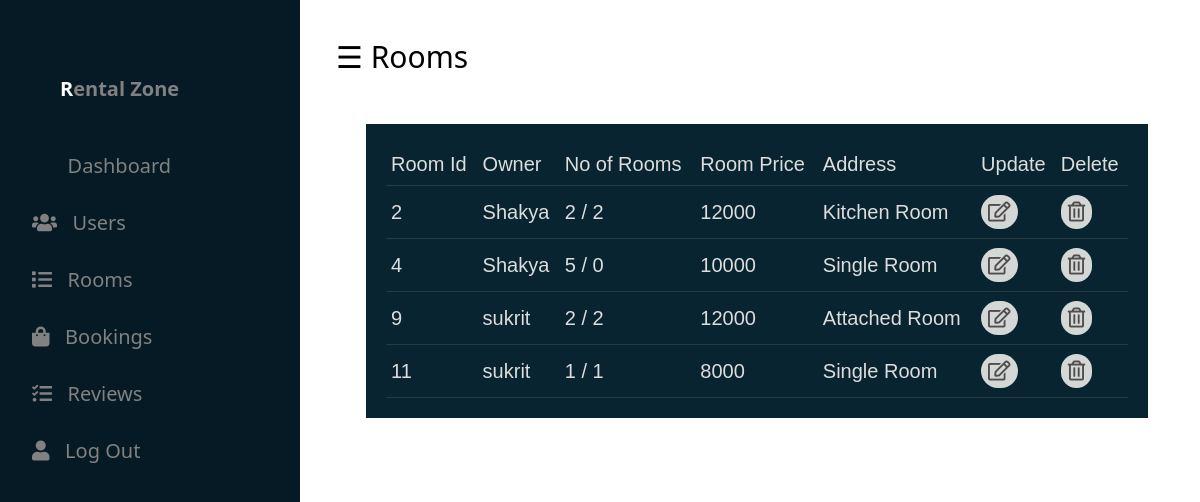
The app's page /accounts/dashRoom/, older data.
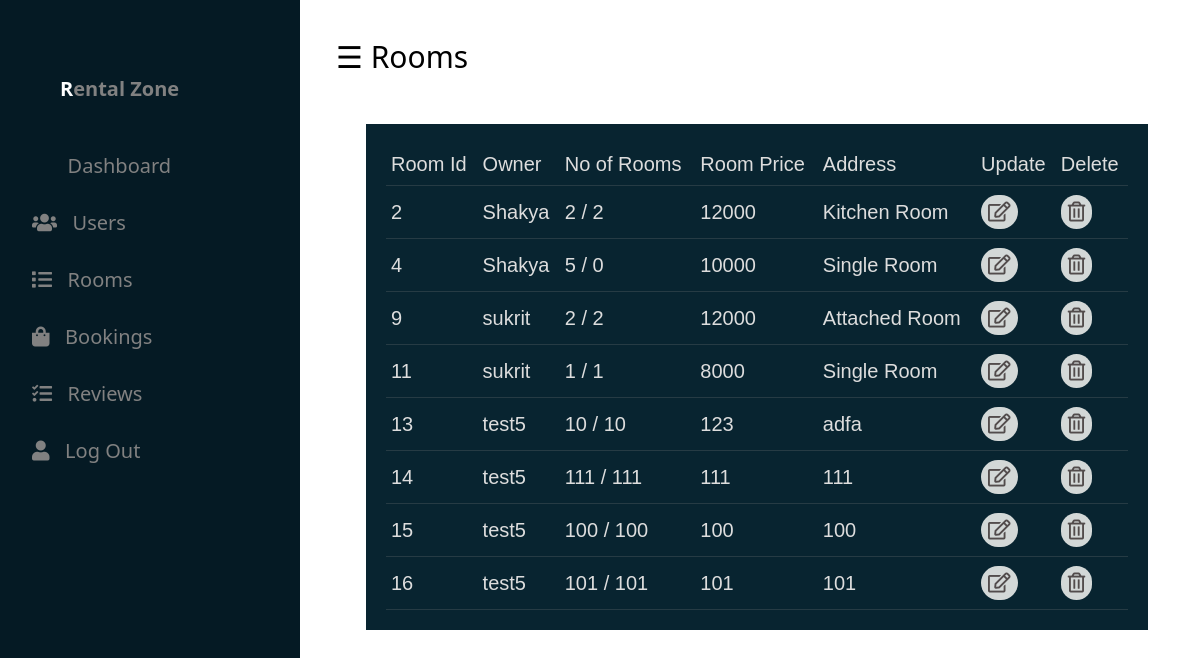
The same page, newer data.
### rooms/models.py (models this page shows, shortened)
class Room(models.Model):
   owner = models.ForeignKey(CustomUser,on_delete=models.CASCADE)
   number_of_room = models.PositiveIntegerField(default=0,null=True,blank=True)
   available_rooms = models.PositiveIntegerField(default=0,null=True,blank=True)
   room_price = models.PositiveIntegerField(default=0,null=True,blank=True)
   area_of_room = models.CharField(max_length=45,null=True,blank=True)
   floor = models.CharField(max_length=45,null=True,blank=True)
   parking = models.BooleanField(default=False,null=True,blank=True)
   address = models.CharField(max_length=100,null=True,blank=True)
   city = models.CharField(max_length=25,null=True,blank=True)
   state = models.CharField(max_length=25,null=True,blank=True)
   country = models.CharField(max_length=25,null=True,blank=True)
   image1 =  models.ImageField(upload_to='rooms/', null=True, blank=True )
   image2 = models.ImageField(upload_to='rooms/', null=True, blank=True)
   image3 = models.ImageField(upload_to='rooms/', null=True, blank=True)
   image4 = models.ImageField(upload_to='rooms/', null=True, blank=True)
   description = models.TextField(null=True, blank=True)
   map_link= models.TextField(null=True, blank=True)

### accounts/models.py (models this page shows)
class CustomUser(models.Model):
    user = models.OneToOneField(User, on_delete=models.CASCADE)
    phone = models.CharField(max_length=10,null=True,blank=True)
    user_type = models.CharField(max_length=15,null=True,blank=True)
    address =  models.CharField(max_length=30, null=True,blank=True)
    certificate = models.ImageField(upload_to='photos/',null=True, blank=True)
    def __str__(self):
        return self.user.username

### accounts/views.py (the view)
# urls.py: path('dashRoom/',views.dashRoom,name="dashRoom"),
def dashRoom(request):
    rooms = Room.objects.all()
    context = {'rooms':rooms}
    return render(request,'dashboard/dashRoom.html',context)

### templates/dashboard/dashRoom.html (shortened to what this page needs)
{% extends './dashBase.html' %}
{% load static %}
{% block content %}
<div id="main">
  <div class="head">
      <div class="col-div-6">
<span style="font-size:30px;cursor:pointer; color: rgb(0, 0, 0);" class="nav"  >&#9776; Rooms</span>
</div>
<br>
<br>
<br><br>
<div class="col-div-8">
<div class="box-8">
<div class="content-box">
<table class="appointments">
  <thead>
      <td>Room Id</td>
      <td>Owner</td>
      <td>No of Rooms</td>
      <td>Room Price</td>
      <td>Address</td>
      <td>Update</td>
      <td>Delete</td>
  </thead>
  <tbody>
    {% for room in rooms %}
    <tr>
      <td>{{room.id}} </td>
      <td>{{room.owner}}</td>
      <td>{{room.number_of_room}} / {{room.available_rooms}} </td>
      <td>{{room.room_price}}</td>
      <td>{{room.address}} </td>
      <td><a href=" {% url 'editRoom' room.id %} ">  <i class="far fa-edit"></i></a></td>
      <td><a href=" {% url 'deleteRoom' room.id %} "><i class="far fa-trash-alt"></i></a></td>
    </tr>
   {% endfor %}
  </tbody>
          </table>
          </div>
          </div>
          </div>
          </div>
          </div>
        </body>
        {% endblock content %}

Row changes from the older to the newer data that the page shows:
added Room: id "13", owner "test5", number_of_room "10", available_rooms "10", room_price "123", address "adfa"
added Room: id "14", owner "test5", number_of_room "111", available_rooms "111", room_price "111", address "111"
added Room: id "15", owner "test5", number_of_room "100", available_rooms "100", room_price "100", address "100"
added Room: id "16", owner "test5", number_of_room "101", available_rooms "101", room_price "101", address "101"
